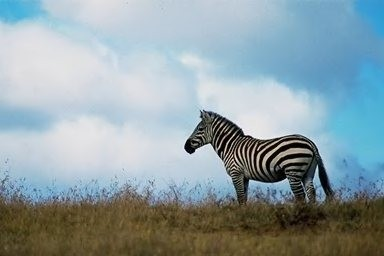
#> input picture Image_Tampering_Detector/media/Au_ani_0001.resaved.jpg, 384 x 256 px, given in place of Au_ani_00001.jpg, which was not available
$ jupyter execute --allow-errors fake-image-detection-1.ipynb   (shell and % lines are left out)   (text cells are left out)
#> lines starting #> are read from the running program, lines starting #| are printed output that depends on the picture; pictures that were not available may be replaced by others from this repository, and a replacement may not be noted
[cell 1]
import pandas as pd
import numpy as np
import matplotlib.pyplot as plt
import matplotlib.image as mpimg
import seaborn as sns
from tqdm import tqdm

np.random.seed(2)

from sklearn.model_selection import train_test_split
from sklearn.metrics import confusion_matrix
import itertools

from keras.utils.np_utils import to_categorical # convert to one-hot-encoding
from keras.models import Sequential
from keras.layers import Dense, Dropout, Flatten, Conv2D, MaxPool2D
from tensorflow.keras.optimizers import RMSprop
from tensorflow.keras.preprocessing.image import ImageDataGenerator
from tensorflow.keras.callbacks import ReduceLROnPlateau, EarlyStopping

sns.set(style='white', context='notebook', palette='deep')

[cell 2]
from PIL import Image
import os
from pylab import *
import re
from PIL import Image, ImageChops, ImageEnhance

[cell 3]
def get_imlist(path):
    return [os.path.join(path,f) for f in os.listdir(path) if f.endswith('.jpg') or f.endswith('.png')]

[cell 4]
def convert_to_ela_image(path, quality):
#> called with quality = 90
    filename = path
    resaved_filename = filename.split('.')[0] + '.resaved.jpg'
    ELA_filename = filename.split('.')[0] + '.ela.png'

    im = Image.open(filename).convert('RGB')
#> im is the input picture: PIL image 384x256 RGB; mean R, G, B 142.7, 160, 165.6
    im.save(resaved_filename, 'JPEG', quality=quality)
    resaved_im = Image.open(resaved_filename)

    ela_im = ImageChops.difference(im, resaved_im)

    extrema = ela_im.getextrema()
#> extrema = ((0, 2), (0, 2), (0, 3))
    max_diff = max([ex[1] for ex in extrema])
#> max_diff = 3
    if max_diff == 0:
        max_diff = 1
    scale = 255.0 / max_diff
#> scale = 85

    ela_im = ImageEnhance.Brightness(ela_im).enhance(scale)
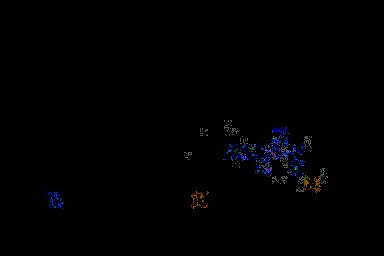
#> ela_im: PIL image 384x256 RGB; mean R, G, B 0.7, 0.8, 1.6

    return ela_im

[cell 5]
Image.open('C:/Users/ASUS/Desktop/EDAI/CASIA2/Au/Au_ani_00001.jpg')

[cell 6]
convert_to_ela_image('C:/Users/ASUS/Desktop/EDAI/CASIA2/Au/Au_ani_00001.jpg', 90)

[cell 7]
Image.open('C:/Users/ASUS/Desktop/EDAI/CASIA2/Tp/Tp_D_NRN_S_N_ani10171_ani00001_12458.jpg')
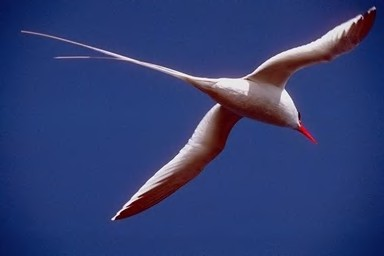
#> input picture Image_Tampering_Detector/media/Au_ani_0005.jpg, 384 x 256 px, given in place of Tp_D_NRN_S_N_ani10171_ani00001_12458.jpg, which was not available

[cell 8]
convert_to_ela_image('C:/Users/ASUS/Desktop/EDAI/CASIA2/Tp/Tp_D_NRN_S_N_ani10171_ani00001_12458.jpg', 90)
#> call 2 of convert_to_ela_image, with quality = 90
#> in convert_to_ela_image, im is the input picture: PIL image 384x256 RGB; mean R, G, B 47.7, 61.5, 115.5
#> in convert_to_ela_image (call 2), `extrema = ela_im.getextrema()`: extrema = ((0, 10), (0, 5), (0, 7))
#> in convert_to_ela_image (call 2), `max_diff = max([ex[1] for ex in extrema])`: max_diff = 10
#> in convert_to_ela_image (call 2), `scale = 255.0 / max_diff`: scale = 25.5
#> in convert_to_ela_image (call 2), `ela_im = ImageEnhance.Brightness(ela_im).enhance(scale)`:
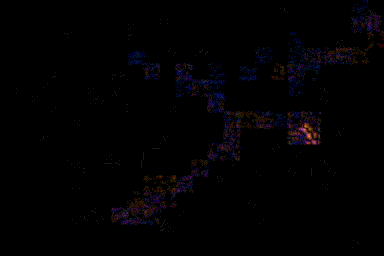
#> ela_im: PIL image 384x256 RGB; mean R, G, B 1.8, 1.1, 2.2

#> (a cell that did not finish here is left out)

#> (a cell that did not finish here is left out)

#> (a cell that did not finish here is left out)

#> (a cell that did not finish here is left out)

#> (a cell that did not finish here is left out)

#> (a cell that did not finish here is left out)

#> (a cell that did not finish here is left out)

#> (a cell that did not finish here is left out)

#> (a cell that did not finish here is left out)

#> (a cell that did not finish here is left out)

#> (a cell that did not finish here is left out)

[cell 20]
epochs = 30
#> epochs = 30
batch_size = 100
